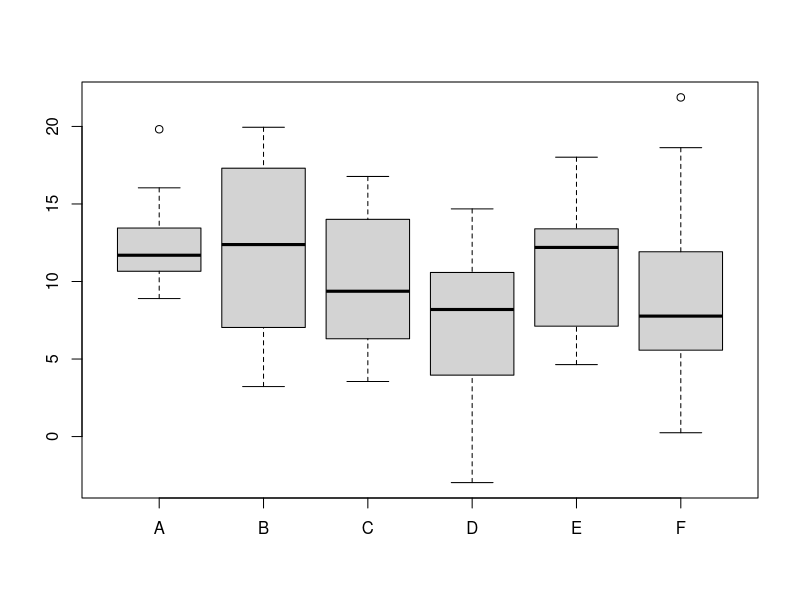

Write R code to recreate this figure.
## ---- chunk 1
n <- 10
m <- 6

marray <- matrix(rnorm(n * m, 10, 5), ncol = m)

# add the row names and column names to the matrix
rownames(marray) <- paste0("probe", 1:n)
colnames(marray) <- LETTERS[1:m]

marray
## ---- chunk 2
# build the annotations dataframe for the samples
pmeta <- data.frame(sampleId = 1:m, condition = rep(c("WT", "MUT"), each = 3))
rownames(pmeta) <- colnames(marray)

pmeta
## ---- chunk 3
# build the annotations dataframe for the probes
fmeta <- data.frame(geneId = 1:n, pathway = sample(LETTERS, n, replace = TRUE))
rownames(fmeta) <- rownames(marray)
fmeta
## ---- chunk 4
maexp <- list(marray = marray, 
              fmeta = fmeta, 
              pmeta = pmeta)


rm(marray, fmeta, pmeta) ## clean up
str(maexp)
## ---- chunk 5
maexp$pmeta
## ---- chunk 6
# get the summary for column A in the array
summary(maexp$marray[, "A"])
## ---- chunk 7
# for the condition "WT" in the sample annotations, 
# get the array values for probe8
wt <- maexp$pmeta[, "condition"] == "WT"
maexp$marray["probe8", wt]
## ---- chunk 8
# get values from probe3 for conditions different that "WT"
 maexp[["marray"]]["probe3", !wt] ## different syntax
## ---- chunk 9
 boxplot(maexp$marray)
## ---- chunk 10
x <- 1:5
y <- 1:3

marray2 <- maexp$marray[x, y]

fmeta2 <- maexp$fmeta[x, ]
pmeta2 <- maexp$pmeta[y, ]

maexp2 <- list(marray = marray2, fmeta = fmeta2, pmeta = pmeta2)

rm(marray2, fmeta2, pmeta2) ## clean up
str(maexp2)
## ---- chunk 11
MArray <- setClass("MArray",
                   slots = c(marray = "matrix",
                             fmeta = "data.frame",
                             pmeta = "data.frame")
                       )
## ---- chunk 12
MArray() ## an empty object
## ---- chunk 13
# we use the previous list
ma <- MArray(marray = maexp[[1]],
             pmeta = maexp[["pmeta"]],
             fmeta = maexp[["fmeta"]]
             )
ma
## ---- chunk 14
class(ma)
## ---- chunk 15
ma@pmeta
## ---- chunk 16
setMethod("show", 
          signature = "MArray", 
          definition = function(object) {
            cat("An object of class ", class(object), "\n", sep = "")
            cat(" ", nrow(object@marray), " features by ", ncol(object@marray), 
                " samples.\n", sep = "")
            #invisible(NULL) 
            })
## ---- chunk 17
ma
## ---- chunk 18
setGeneric("marray", function(object) standardGeneric("marray"))
## ---- chunk 19
setGeneric("marray", function(object, ...) standardGeneric("marray"))
## ---- chunk 20
setMethod("marray", "MArray", function(object) object@marray)
## ---- chunk 21
marray(ma)
## ---- chunk 22
setGeneric("pmeta", function(object, ...) standardGeneric("pmeta"))
setMethod("pmeta", "MArray", function(object) object@pmeta)

setGeneric("fmeta", function(object, ...) standardGeneric("fmeta"))
setMethod("fmeta", "MArray", function(object) object@fmeta)

## ---- chunk 23
pmeta(ma)
## ---- chunk 24
fmeta(ma)
## ---- chunk 25
setMethod("[", "MArray", 
          function(x, i, j, drop = "missing") { 
              .marray <- x@marray[i, j] 
              .pmeta <- x@pmeta[j, ] 
              .fmeta <- x@fmeta[i, ]
                MArray(marray = .marray,
                        fmeta = .fmeta,
                        pmeta = .pmeta)
})
## ---- chunk 26
ma[1:5, 1:3]
## ---- chunk 27
isGeneric("summary")
## ---- chunk 28
setMethod("summary", "MArray", 
          function(object, sample) {
              summary(object@marray[, sample])
          }          )
## ---- chunk 29
# get the summary
summary(ma, "D")
## ---- chunk 30
# for the condition "WT" in the sample annotations, 
# get the array values for probe8
wt <- maexp$pmeta[, "condition"] == "WT"
maexp$marray["probe8", wt]
## ---- chunk 31
setGeneric("getValuesForProbeCondition", 
           function(object, ...) standardGeneric("getValuesForProbeCondition"))

setMethod("getValuesForProbeCondition", "MArray",
          function(object, probe, condition) {
              cond = object@pmeta[, "condition"] == condition
              return(object@marray[probe, cond])
          })
## ---- chunk 32
getValuesForProbeCondition(ma, "probe3", "WT")
## ---- chunk 33
setGeneric("getSampleConditions", function(object, ...) 
    standardGeneric("getSampleConditions"))

setMethod("getSampleConditions", "MArray", 
          function(object) {
              unique(object@pmeta$condition)
          })
## ---- chunk 34
getSampleConditions(ma)
## ---- chunk 35
setGeneric("getProbePathways", function(object, ...)
           standardGeneric("getProbePathways"))

setMethod("getProbePathways", "MArray", 
          function(object) {
              unique(object@fmeta$pathway)
          })
## ---- chunk 36
getProbePathways(ma)
## ---- chunk 37
slotNames(ma)
## ---- chunk 38
getClass("MArray")
## ---- chunk 39
showMethods(classes = "MArray")
